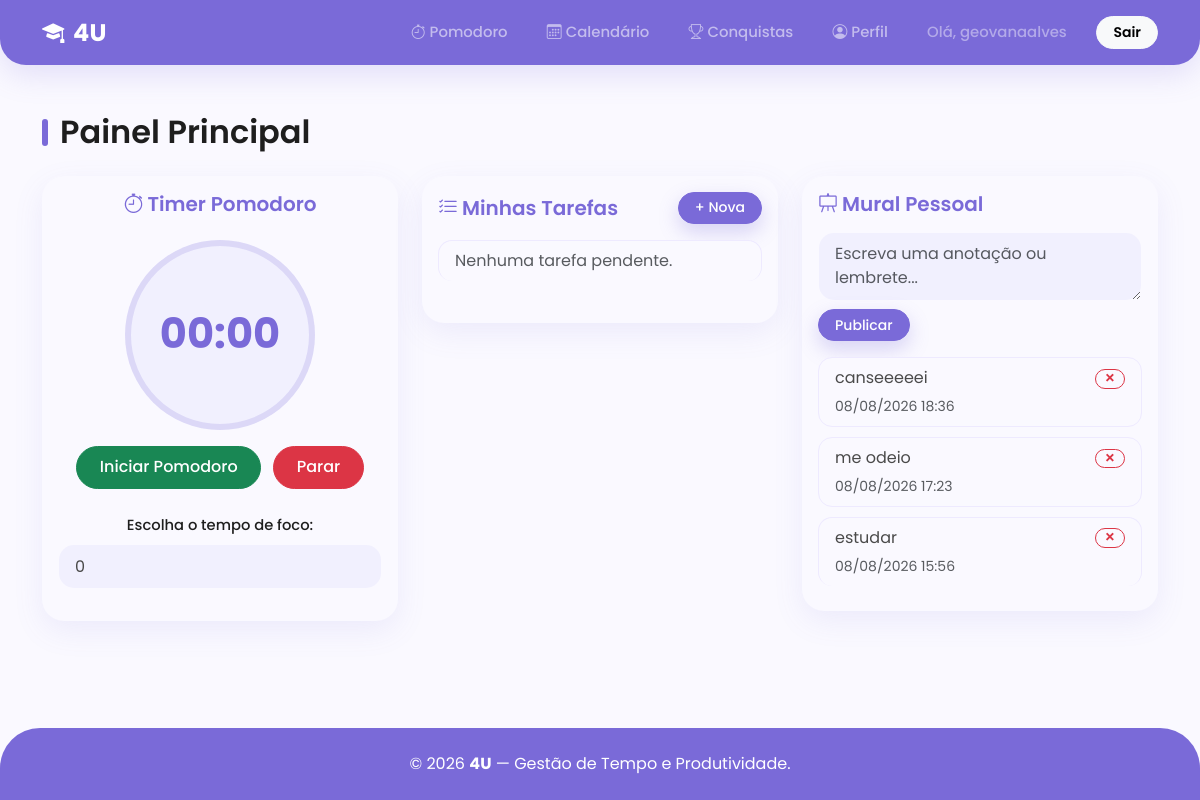
Page /dashboard/ (signed in) on the earlier database version.
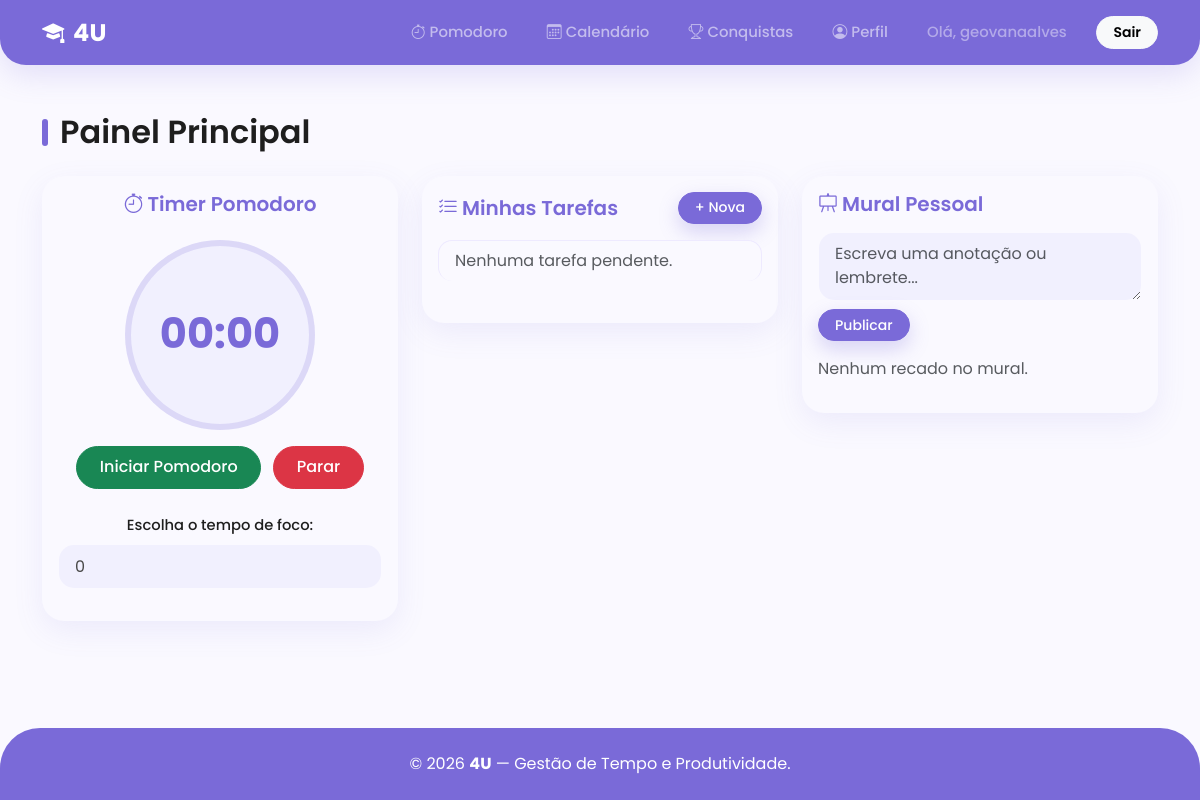
Same page on the later database version.
### core/models.py (models this page shows, shortened)
class PostagemMural(models.Model):
    usuario = models.ForeignKey(User, on_delete=models.CASCADE, related_name='postagens')
    conteudo = models.TextField()
    data_criacao = models.DateTimeField(auto_now_add=True)

### core/views.py (the view, shortened to what this page needs)
# urls.py: path('dashboard/', views.dashboard_view, name='dashboard'),
@login_required
def dashboard_view(request):
    tarefas = Tarefa.objects.filter(usuario=request.user, concluida=False).order_by('data_execucao')
    postagens = PostagemMural.objects.filter(usuario=request.user).order_by('-data_criacao')
    context = {
        'tarefas': tarefas,
        'postagens': postagens,
        'form_postagem': PostagemMuralForm(),
    }
    return render(request, 'core/dashboard.html', context)

### core/forms.py
class PostagemMuralForm(forms.ModelForm):
    class Meta:
        model = PostagemMural
        fields = ['conteudo']
        widgets = {
            'conteudo': forms.Textarea(attrs={'class': 'form-control', 'rows': 2, 'placeholder': 'Escreva uma anotação ou lembrete...'}),
        }

### core/templates/core/dashboard.html (shortened to what this page needs)
{% extends 'core/base.html' %}
{% block content %}
<h2 class="page-title mb-4">Painel Principal</h2>
<div class="row g-4">
    <div class="col-md-4">
        <div class="card shadow-sm border-0 text-center p-3">
            <h5 class="card-title text-primary"><i class="bi bi-stopwatch me-1"></i>Timer Pomodoro</h5>
            <div class="fw-bold" id="timer-display">00:00</div>
            <div>
                <button class="btn btn-success me-2" onclick="iniciarTempoPersonalizado()">Iniciar Pomodoro</button>
                <button class="btn btn-danger" onclick="stopPomodoro()">Parar</button>
            </div>
            <br>
            <div class="mb-3">
                <label for="select-tempo" class="form-label">Escolha o tempo de foco:</label>
                <input type="number" id="input-tempo" class="form-control" value="0" min="1" max="180">
            </div>
        </div>
    </div>
    <div class="col-md-4">
        <div class="card shadow-sm border-0 p-3">
            <div class="d-flex justify-content-between align-items-center mb-3">
                <h5 class="card-title text-primary mb-0"><i class="bi bi-list-check me-1"></i>Minhas Tarefas</h5>
                <a href="{% url 'criar_tarefa' %}?origem=dashboard" class="btn btn-sm btn-primary">+ Nova</a>
            </div>
            <ul class="list-group list-group-flush mb-3">
                {% for tarefa in tarefas %}
                <li class="list-group-item">
                    <div class="d-flex justify-content-between align-items-center">
                        <span
                            style="border-left: 4px solid {% if tarefa.cor_etiqueta %}{{ tarefa.cor_etiqueta }}{% else %}#000{% endif %}; padding-left: 8px;">
                            {{ tarefa.titulo }}
                        </span>
                        <span class="badge bg-secondary">{{ tarefa.tempo_estimado_minutos }} min</span>
                    </div>
                    <div class="mt-2 d-flex gap-2">
                        <form method="post" action="{% url 'concluir_tarefa' tarefa.pk %}" class="m-0">
                            {% csrf_token %}
                            <input type="hidden" name="origem" value="dashboard">
                            <button type="submit" class="btn btn-sm btn-outline-success">Concluir</button>
                        </form>
                        <a href="{% url 'editar_tarefa' tarefa.pk %}?origem=dashboard"
                            class="btn btn-sm btn-outline-secondary">Editar</a>
                        <form method="post" action="{% url 'excluir_tarefa' tarefa.pk %}" class="m-0"
                            onsubmit="return confirm('Excluir esta tarefa?');">
                            {% csrf_token %}
                            <input type="hidden" name="origem" value="dashboard">
                            <button type="submit" class="btn btn-sm btn-outline-danger">Excluir</button>
                        </form>
                    </div>
                </li>
                {% empty %}
                <li class="list-group-item text-muted">Nenhuma tarefa pendente.</li>
                {% endfor %}
            </ul>
        </div>
    </div>
    <div class="col-md-4">
        <div class="card shadow-sm border-0 p-3">
            <h5 class="card-title text-primary mb-3"><i class="bi bi-easel me-1"></i>Mural Pessoal</h5>
            <form method="post" class="mb-3">
                {{ form_postagem.conteudo }}
                <button type="submit" class="btn btn-sm btn-primary mt-2">Publicar</button>
            </form>
            <div class="list-group list-group-flush">
                {% for post in postagens %}
                <div class="list-group-item d-flex justify-content-between align-items-start">
                    <div>
                        <p class="mb-1">{{ post.conteudo }}</p>
                        <small class="text-muted">{{ post.data_criacao|date:"d/m/Y H:i" }}</small>
                    </div>
                    <form action="{% url 'excluir_postagem' post.pk %}" method="post" class="m-0 ms-2">
                        <button type="submit" class="btn btn-sm btn-outline-danger px-2 py-0"
                            title="Excluir anotação" onclick="return confirm('Deseja excluir esta anotação?');"
                            style="font-size: 1.1rem; line-height: 1;">
                            &times;
                        </button>
                    </form>
                </div>
                {% empty %}
                <p class="text-muted">Nenhum recado no mural.</p>
                {% endfor %}
            </div>
        </div>
    </div>
</div>
{% endblock %}

### core/templates/core/base.html (shortened to what this page needs)
{% load static %}
<!DOCTYPE html>
<html lang="pt-br">
<head>
    <link href="https://cdn.jsdelivr.net/npm/bootstrap@5.3.0/dist/css/bootstrap.min.css" rel="stylesheet">
    <link href="https://cdn.jsdelivr.net/npm/bootstrap-icons@1.11.3/font/bootstrap-icons.css" rel="stylesheet">
    <link href="{% static 'core/css/theme.css' %}" rel="stylesheet">
</head>
<body class="d-flex flex-column min-vh-100">
    <nav class="navbar navbar-expand-lg navbar-dark bg-primary site-navbar sticky-top mb-4">
        <div class="container">
            <a class="navbar-brand fw-bold d-flex align-items-center gap-2" href="{% url 'landing_page' %}">
                <i class="bi bi-mortarboard-fill"></i> 4U
            </a>
            <div class="collapse navbar-collapse" id="navbarNav">
                <ul class="navbar-nav ms-auto align-items-lg-center gap-lg-1">
                    {% if user.is_authenticated %}
                    <li class="nav-item"><a class="nav-link" href="{% url 'dashboard' %}"><i
                                class="bi bi-stopwatch me-1"></i>Pomodoro</a></li>
                    <li class="nav-item"><a class="nav-link" href="{% url 'calendario' %}"><i
                                class="bi bi-calendar3 me-1"></i>Calendário</a></li>
                    <li class="nav-item"><a class="nav-link" href="{% url 'conquistas' %}"><i
                                class="bi bi-trophy me-1"></i>Conquistas</a></li>
                    <li class="nav-item"><a class="nav-link" href="{% url 'perfil' %}"><i
                                class="bi bi-person-circle me-1"></i>Perfil</a></li>
                    <li class="nav-item"><span class="nav-link disabled text-white-50">Olá, {{ user.username }}</span>
                    </li>
                    <li class="nav-item ms-lg-2"><a class="btn btn-light btn-sm fw-semibold px-3"
                            href="{% url 'logout' %}">Sair</a></li>
                    {% else %}
                    <li class="nav-item"><a class="nav-link" href="{% url 'login' %}">Login</a></li>
                    <li class="nav-item ms-lg-2"><a class="btn btn-light btn-sm fw-semibold px-3"
                            href="{% url 'cadastro' %}">Cadastro</a></li>
                    {% endif %}
                </ul>
            </div>
        </div>
    </nav>
    <main class="container my-4 flex-grow-1">
        {% block content %}
        {% endblock %}
    </main>
    <footer class="site-footer text-center py-4 mt-5">
        <p class="mb-0">&copy; 2026 <strong>4U</strong> — Gestão de Tempo e Produtividade.</p>
    </footer>
</body>
</html>

### core/static/core/css/theme.css (style rules this page uses)
:root { --brand-primary: #7a6ad8; --brand-primary-dark: #6355c4; --brand-primary-darker: #4f43a8; --brand-light: #f1f0fe; --brand-dark: #1e1e1e; --brand-gray: #4a4a4a; --bs-primary: var(--brand-primary); --bs-primary-rgb: 122, 106, 216; --bs-link-color: var(--brand-primary); --bs-link-color-rgb: 122, 106, 216; --bs-link-hover-color: var(--brand-primary-dark); --bs-link-hover-color-rgb: 99, 85, 196; --bs-body-font-family: 'Poppins', sans-serif; --bs-body-color: var(--brand-gray); --bs-body-bg: #faf9ff; --bs-border-radius-sm: 10px; --bs-border-radius: 16px; --bs-border-radius-lg: 22px; --bs-border-radius-xl: 28px; --bs-border-radius-2xl: 34px; }
html, body { font-family: 'Poppins', sans-serif; background-color: var(--bs-body-bg); color: var(--brand-gray); }
h1, h2, h3, h4, h5, h6 { font-family: 'Poppins', sans-serif; color: var(--brand-dark); font-weight: 600; }
a { color: var(--brand-primary); }
.page-title { position: relative; padding-left: 18px; margin-bottom: 1.75rem; }
.page-title::before { content: ''; position: absolute; left: 0; top: 6px; bottom: 6px; width: 6px; border-radius: 10px; background: var(--brand-primary); }
.site-navbar { border-radius: 0 0 26px 26px; padding-top: .6rem; padding-bottom: .6rem; box-shadow: 0 10px 30px rgba(122, 106, 216, .18) !important; }
.site-navbar .navbar-brand { font-size: 1.5rem; letter-spacing: .02em; }
.site-navbar .navbar-brand i { font-size: 1.4rem; }
.site-navbar .nav-link { border-radius: 30px; padding: .5rem 1.1rem !important; font-weight: 500; font-size: .93rem; transition: all .25s ease; }
.site-navbar .nav-link.disabled { opacity: .85; }
.btn { border-radius: 30px; font-weight: 500; padding: .55rem 1.4rem; transition: all .25s ease; }
.btn-sm { border-radius: 22px; padding: .3rem 1rem; }
.btn-primary { --bs-btn-bg: var(--brand-primary); --bs-btn-border-color: var(--brand-primary); --bs-btn-hover-bg: var(--brand-primary-dark); --bs-btn-hover-border-color: var(--brand-primary-dark); --bs-btn-active-bg: var(--brand-primary-darker); --bs-btn-active-border-color: var(--brand-primary-darker); --bs-btn-disabled-bg: var(--brand-primary); --bs-btn-disabled-border-color: var(--brand-primary); box-shadow: 0 8px 20px rgba(122, 106, 216, .28); }
.card { border-radius: 22px; box-shadow: 0 10px 30px rgba(122, 106, 216, .10) !important; transition: transform .25s ease, box-shadow .25s ease; }
.card .card-title { font-weight: 600; }
.form-control, .form-select { background-color: var(--brand-light); border: 1px solid transparent; border-radius: 16px; padding: .6rem 1rem; }
.form-label { font-weight: 500; color: var(--brand-dark); font-size: .92rem; }
.list-group-item { border-radius: 14px !important; border: 1px solid #eeeaff; margin-bottom: .6rem; transition: background-color .2s ease; }
.list-group-flush .list-group-item { border-width: 1px; }
#timer-display { color: var(--brand-primary); background-color: var(--brand-light); border-radius: 50%; width: 190px; height: 190px; display: flex; align-items: center; justify-content: center; margin: 1rem auto; font-size: 2.6rem; box-shadow: inset 0 0 0 6px rgba(122, 106, 216, .18); }
.site-footer { background-color: var(--brand-primary); color: #fff; border-radius: 40px 40px 0 0; }
.site-footer p { color: #fff; }

Differences in the rows shown:
removed PostagemMural: conteudo "canseeeeei", data_criacao "08/08/2026 18:36"
removed PostagemMural: conteudo "me odeio", data_criacao "08/08/2026 17:23"
removed PostagemMural: conteudo "estudar", data_criacao "08/08/2026 15:56"
Other differences:
text now shown: "Nenhum recado no mural."
